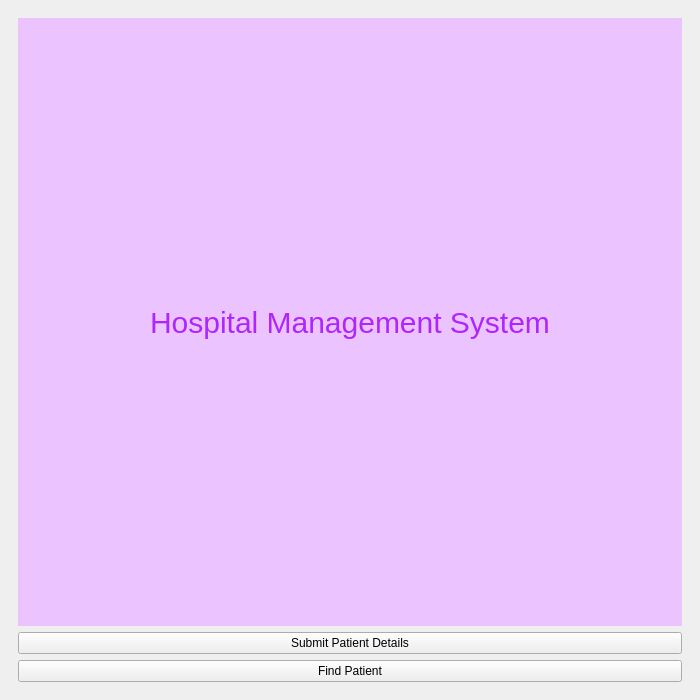
<?xml version="1.0" encoding="UTF-8"?>
<ui version="4.0">
 <class>Window</class>
 <widget class="QMainWindow" name="Window">
  <property name="geometry">
   <rect>
    <x>0</x>
    <y>0</y>
    <width>700</width>
    <height>700</height>
   </rect>
  </property>
  <property name="windowTitle">
   <string>Hospital Management System</string>
  </property>
  <widget class="QWidget" name="centralwidget">
   <layout class="QVBoxLayout" name="verticalLayout_main">
    <item>
     <widget class="QStackedWidget" name="stackedWidget">
      <widget class="QWidget" name="pageMenu">
       <layout class="QVBoxLayout" name="layoutMenu">
        <item>
         <widget class="QLabel" name="label_header">
          <property name="text">
           <string>Hospital Management System</string>
          </property>
          <property name="alignment">
           <set>Qt::AlignCenter</set>
          </property>
          <property name="styleSheet">
           <string notr="true">font-size: 30px; color: rgb(175, 37, 255); background-color: rgb(235, 196, 255);</string>
          </property>
         </widget>
        </item>
        <item>
         <widget class="QPushButton" name="submitButtonMenu">
          <property name="text">
           <string>Submit Patient Details</string>
          </property>
         </widget>
        </item>
        <item>
         <widget class="QPushButton" name="findButtonMenu">
          <property name="text">
           <string>Find Patient</string>
          </property>
         </widget>
        </item>
       </layout>
      </widget>

      <widget class="QWidget" name="pageSubmit">
       <layout class="QVBoxLayout" name="layoutSubmitPage">
        <item>
         <widget class="QLabel" name="label_header_submit">
          <property name="text">
           <string>Hospital Management System</string>
          </property>
          <property name="alignment">
           <set>Qt::AlignCenter</set>
          </property>
          <property name="styleSheet">
           <string notr="true">font-size: 24px; color: rgb(175, 37, 255); background-color: rgb(235, 196, 255);</string>
          </property>
         </widget>
        </item>
        <item>
         <layout class="QFormLayout" name="formLayoutSubmit">
          <item row="0" column="0">
           <widget class="QLabel" name="label_id">
            <property name="text">
             <string>Patient ID</string>
            </property>
           </widget>
          </item>
          <item row="0" column="1">
           <widget class="QLineEdit" name="lineEdit_id"/>
          </item>
          <item row="1" column="0">
           <widget class="QLabel" name="label_name">
            <property name="text">
             <string>Patient Name</string>
            </property>
           </widget>
          </item>
          <item row="1" column="1">
           <widget class="QLineEdit" name="lineEdit_name"/>
          </item>
          <item row="2" column="0">
           <widget class="QLabel" name="label_dob">
            <property name="text">
             <string>Date of Birth</string>
            </property>
           </widget>
          </item>
          <item row="2" column="1">
           <widget class="QLineEdit" name="lineEdit_dob"/>
          </item>
          <item row="3" column="0">
           <widget class="QLabel" name="label_admit">
            <property name="text">
             <string>Date Admitted</string>
            </property>
           </widget>
          </item>
          <item row="3" column="1">
           <layout class="QHBoxLayout">
            <item><widget class="QComboBox" name="dateAdmit_day"/></item>
            <item><widget class="QComboBox" name="dateAdmit_month"/></item>
            <item><widget class="QComboBox" name="dateAdmit_year"/></item>
           </layout>
          </item>
          <item row="4" column="0">
           <widget class="QLabel" name="label_release">
            <property name="text">
             <string>Date Released</string>
            </property>
           </widget>
          </item>
          <item row="4" column="1">
           <layout class="QHBoxLayout">
            <item><widget class="QComboBox" name="dateRelease_day"/></item>
            <item><widget class="QComboBox" name="dateRelease_month"/></item>
            <item><widget class="QComboBox" name="dateRelease_year"/></item>
           </layout>
          </item>
          <item row="5" column="0">
           <widget class="QLabel" name="label_doctor">
            <property name="text">
             <string>Doctor Seen</string>
            </property>
           </widget>
          </item>
          <item row="5" column="1">
           <widget class="QLineEdit" name="lineEdit_doctor"/>
          </item>
          <item row="6" column="0">
           <widget class="QLabel" name="label_blood">
            <property name="text">
             <string>Blood Group</string>
            </property>
           </widget>
          </item>
          <item row="6" column="1">
           <widget class="QComboBox" name="comboBox_blood"/>
          </item>
          <item row="7" column="0">
           <widget class="QLabel" name="label_amount">
            <property name="text">
             <string>Amount Paid</string>
            </property>
           </widget>
          </item>
          <item row="7" column="1">
           <widget class="QLineEdit" name="lineEdit_amount"/>
          </item>
          <item row="8" column="0">
           <widget class="QLabel" name="label_method">
            <property name="text">
             <string>Payment Method</string>
            </property>
           </widget>
          </item>
          <item row="8" column="1">
           <widget class="QComboBox" name="comboBox_payment"/>
          </item>
          <item row="9" column="0">
           <widget class="QLabel" name="label_transaction">
            <property name="text">
             <string>Transaction ID</string>
            </property>
           </widget>
          </item>
          <item row="9" column="1">
           <widget class="QLineEdit" name="lineEdit_transaction"/>
          </item>
         </layout>
        </item>
        <item>
         <layout class="QHBoxLayout" name="layoutSubmitButtons">
          <item><widget class="QPushButton" name="backButtonSubmit"><property name="text"><string>Back</string></property></widget></item>
          <item><widget class="QPushButton" name="submit_button"><property name="text"><string>Submit</string></property></widget></item>
         </layout>
        </item>
       </layout>
      </widget>

      <widget class="QWidget" name="pageFind">
       <layout class="QVBoxLayout" name="layoutFind">
        <item>
         <widget class="QLabel" name="label_header_find">
          <property name="text">
           <string>Hospital Management System</string>
          </property>
          <property name="alignment">
           <set>Qt::AlignCenter</set>
          </property>
          <property name="styleSheet">
           <string notr="true">font-size: 24px; color: rgb(175, 37, 255); background-color: rgb(235, 196, 255);</string>
          </property>
         </widget>
        </item>
        <item>
         <layout class="QHBoxLayout" name="layoutFindTop">
          <item><widget class="QPushButton" name="backButtonFind"><property name="text"><string>Back</string></property></widget></item>
          <item><widget class="QLineEdit" name="lineEdit_find_id"><property name="placeholderText"><string>Patient ID</string></property></widget></item>
          <item><widget class="QPushButton" name="find_button"><property name="text"><string>Find</string></property></widget></item>
          <item><widget class="QPushButton" name="download_button"><property name="text"><string>Download CSV</string></property></widget></item>
         </layout>
        </item>
        <item>
         <widget class="QLabel" name="result_label"><property name="wordWrap"><bool>true</bool></property></widget>
        </item>
       </layout>
      </widget>
     </widget>
    </item>
   </layout>
  </widget>
 </widget>
 <resources/>
</ui>
